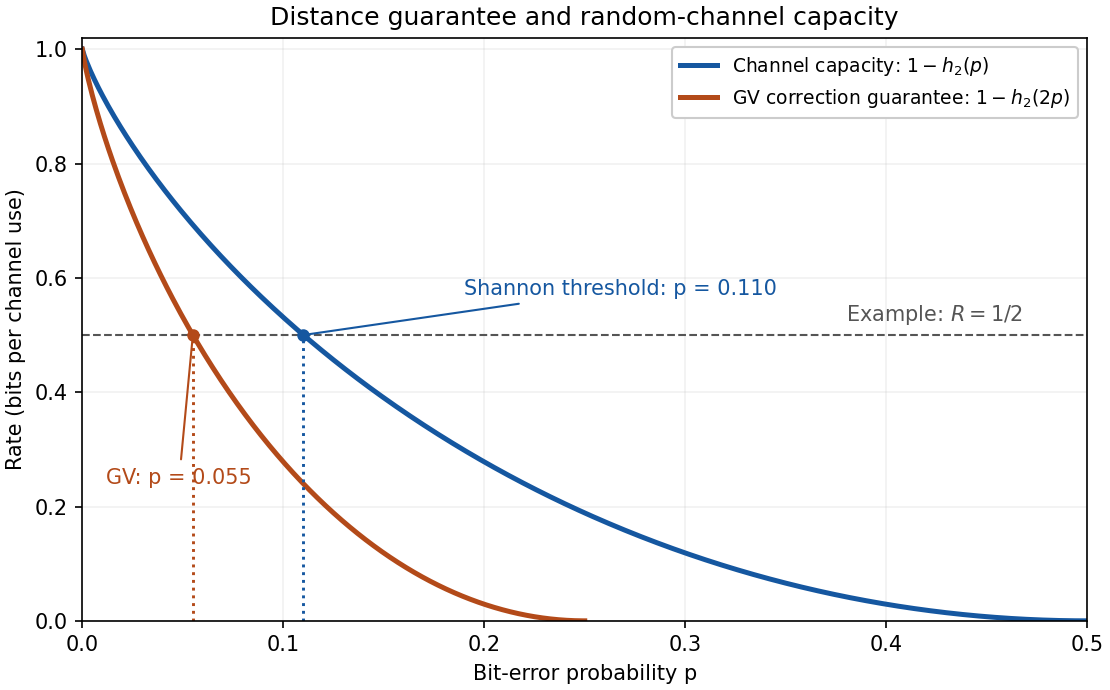

Generate this figure with Python:
#!/usr/bin/env python3
"""Plot binary-channel capacity and the Gilbert–Varshamov correction guarantee.

Writes paper-30-coding-rates.png to the caller's current directory.
"""
from pathlib import Path

import matplotlib
matplotlib.use("Agg")
import matplotlib.pyplot as plt
import numpy as np


def entropy(p):
    p = np.asarray(p, dtype=float)
    value = np.zeros_like(p)
    mask = (p > 0) & (p < 1)
    value[mask] = -p[mask] * np.log2(p[mask]) - (1-p[mask]) * np.log2(1-p[mask])
    return value


def inverse_entropy(value):
    left, right = 0.0, 0.5
    for _ in range(64):
        mid = (left + right) / 2
        if float(entropy(mid)) < value:
            left = mid
        else:
            right = mid
    return (left + right) / 2


def main():
    p = np.linspace(0, 0.5, 501)
    q = np.linspace(0, 0.25, 251)
    rate = 0.5
    threshold = inverse_entropy(1-rate)
    fig, ax = plt.subplots(figsize=(7.4, 4.6), layout="constrained", facecolor="white")
    ax.set_facecolor("white")
    ax.plot(p, 1-entropy(p), color="#1557a0", linewidth=2.4,
            label=r"Channel capacity: $1-h_2(p)$")
    ax.plot(q, 1-entropy(2*q), color="#b34a19", linewidth=2.4,
            label=r"GV correction guarantee: $1-h_2(2p)$")
    ax.axhline(rate, color="#555555", linestyle="--", linewidth=1)
    for value, color in [(threshold/2, "#b34a19"), (threshold, "#1557a0")]:
        ax.plot([value, value], [0, rate], color=color, linestyle=":", linewidth=1.4)
        ax.plot(value, rate, "o", color=color, markersize=5)
    ax.annotate(f"GV: p = {threshold/2:.3f}", (threshold/2, rate),
                xytext=(0.012, 0.24), arrowprops={"arrowstyle": "-", "color": "#b34a19"},
                color="#b34a19", fontsize=10)
    ax.annotate(f"Shannon threshold: p = {threshold:.3f}", (threshold, rate),
                xytext=(0.19, 0.57), arrowprops={"arrowstyle": "-", "color": "#1557a0"},
                color="#1557a0", fontsize=10)
    ax.text(0.38, rate+0.025, r"Example: $R=1/2$", color="#555555", fontsize=10)
    ax.set(xlim=(0, 0.5), ylim=(0, 1.02), xlabel="Bit-error probability p",
           ylabel="Rate (bits per channel use)",
           title="Distance guarantee and random-channel capacity")
    ax.grid(alpha=0.18)
    ax.legend(loc="upper right", fontsize=9, framealpha=1)
    fig.savefig(Path.cwd() / "paper-30-coding-rates.png", dpi=150, facecolor="white",
                transparent=False)
    plt.close(fig)


if __name__ == "__main__":
    main()
